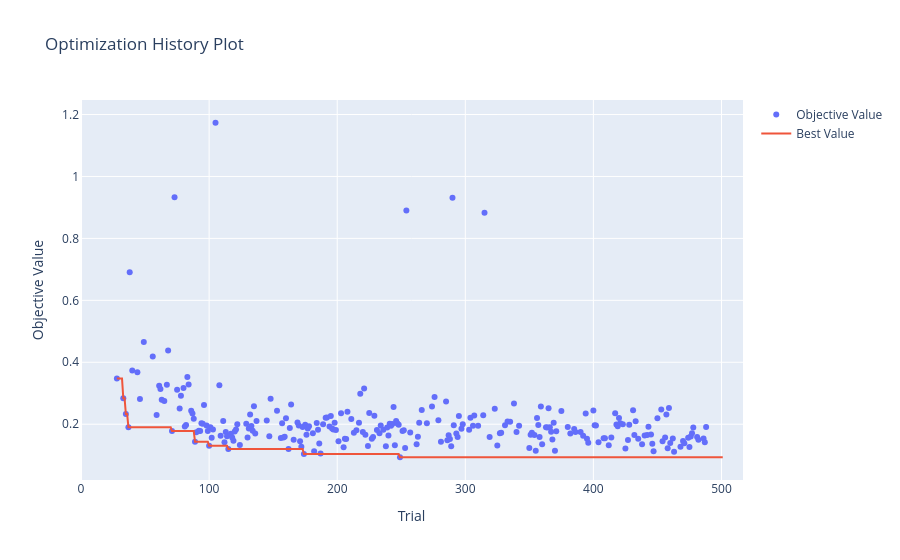

Here is the notebook cell this chart was saved with:
### Code cell
# Plote a convergência dos objetivos
convergence_plot = ov.plot_optimization_history(study0)
convergence_plot.show()

### Figure 1 — Plotly figure (JSON) as saved in the notebook; plotly's stock layout.template omitted (floating-point values rounded to 4 significant figures; data arrays with more than 128 entries replaced by an {"elided": "..."} marker saying what was removed)
{"data": [{"mode": "markers", "name": "Objective Value", "type": "scatter", "x": {"elided": "264 int values"}, "y": {"elided": "264 float values"}}, {"mode": "lines", "name": "Best Value", "type": "scatter", "x": {"elided": "502 int values"}, "y": {"elided": "502 float values"}}, {"marker": {"color": "#cccccc"}, "mode": "markers", "name": "Infeasible Trial", "showlegend": false, "type": "scatter", "x": [], "y": []}], "layout": {"title": {"text": "Optimization History Plot"}, "xaxis": {"title": {"text": "Trial"}}, "yaxis": {"title": {"text": "Objective Value"}}}}
